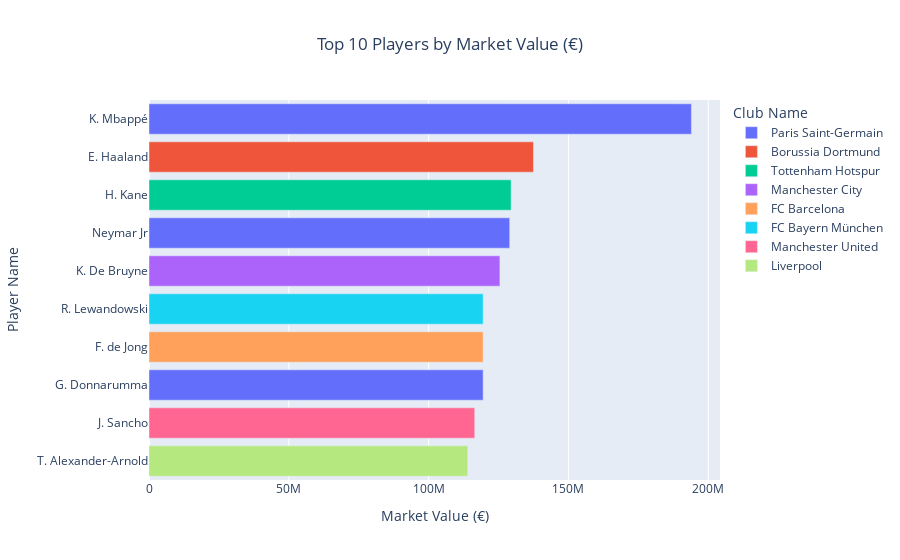

Here is the notebook cell this chart was saved with:
### Markdown cell above
Top most valuable players in the dataset

### Code cell
# Assuming df is your DataFrame, sort the players by value_eur and select the top 10
top_players = df.sort_values(by='value_eur', ascending=False).head(10)

# Plot using Plotly
fig = px.bar(
    top_players, 
    x='value_eur', 
    y='short_name', 
    color='club_name',
    orientation='h',
    title='Top 10 Players by Market Value (€)',
    labels={'value_eur': 'Market Value (€)', 'short_name': 'Player Name', 'club_name': 'Club Name'},
    color_continuous_scale='Magma'
)

# Update layout for better readability
fig.update_layout(
    xaxis_title="Market Value (€)",
    yaxis_title="Player Name",
    title_x=0.5,
    yaxis=dict(categoryorder='total ascending')
)

# Show the plot
fig.show()

### Figure 1 — Plotly figure (JSON) as saved in the notebook; plotly's stock layout.template omitted (floating-point values rounded to 4 significant figures)
{"data": [{"alignmentgroup": "True", "hovertemplate": "Club Name=Paris Saint-Germain<br>Market Value (€)=%{x}<br>Player Name=%{y}<extra></extra>", "legendgroup": "Paris Saint-Germain", "marker": {"color": "#636efa", "pattern": {"shape": ""}}, "name": "Paris Saint-Germain", "offsetgroup": "Paris Saint-Germain", "orientation": "h", "showlegend": true, "textposition": "auto", "type": "bar", "x": [194000000, 129000000, 119500000], "xaxis": "x", "y": ["K. Mbappé", "Neymar Jr", "G. Donnarumma"], "yaxis": "y"}, {"alignmentgroup": "True", "hovertemplate": "Club Name=Borussia Dortmund<br>Market Value (€)=%{x}<br>Player Name=%{y}<extra></extra>", "legendgroup": "Borussia Dortmund", "marker": {"color": "#EF553B", "pattern": {"shape": ""}}, "name": "Borussia Dortmund", "offsetgroup": "Borussia Dortmund", "orientation": "h", "showlegend": true, "textposition": "auto", "type": "bar", "x": [137500000], "xaxis": "x", "y": ["E. Haaland"], "yaxis": "y"}, {"alignmentgroup": "True", "hovertemplate": "Club Name=Tottenham Hotspur<br>Market Value (€)=%{x}<br>Player Name=%{y}<extra></extra>", "legendgroup": "Tottenham Hotspur", "marker": {"color": "#00cc96", "pattern": {"shape": ""}}, "name": "Tottenham Hotspur", "offsetgroup": "Tottenham Hotspur", "orientation": "h", "showlegend": true, "textposition": "auto", "type": "bar", "x": [129500000], "xaxis": "x", "y": ["H. Kane"], "yaxis": "y"}, {"alignmentgroup": "True", "hovertemplate": "Club Name=Manchester City<br>Market Value (€)=%{x}<br>Player Name=%{y}<extra></extra>", "legendgroup": "Manchester City", "marker": {"color": "#ab63fa", "pattern": {"shape": ""}}, "name": "Manchester City", "offsetgroup": "Manchester City", "orientation": "h", "showlegend": true, "textposition": "auto", "type": "bar", "x": [125500000], "xaxis": "x", "y": ["K. De Bruyne"], "yaxis": "y"}, {"alignmentgroup": "True", "hovertemplate": "Club Name=FC Barcelona<br>Market Value (€)=%{x}<br>Player Name=%{y}<extra></extra>", "legendgroup": "FC Barcelona", "marker": {"color": "#FFA15A", "pattern": {"shape": ""}}, "name": "FC Barcelona", "offsetgroup": "FC Barcelona", "orientation": "h", "showlegend": true, "textposition": "auto", "type": "bar", "x": [119500000], "xaxis": "x", "y": ["F. de Jong"], "yaxis": "y"}, {"alignmentgroup": "True", "hovertemplate": "Club Name=FC Bayern München<br>Market Value (€)=%{x}<br>Player Name=%{y}<extra></extra>", "legendgroup": "FC Bayern München", "marker": {"color": "#19d3f3", "pattern": {"shape": ""}}, "name": "FC Bayern München", "offsetgroup": "FC Bayern München", "orientation": "h", "showlegend": true, "textposition": "auto", "type": "bar", "x": [119500000], "xaxis": "x", "y": ["R. Lewandowski"], "yaxis": "y"}, {"alignmentgroup": "True", "hovertemplate": "Club Name=Manchester United<br>Market Value (€)=%{x}<br>Player Name=%{y}<extra></extra>", "legendgroup": "Manchester United", "marker": {"color": "#FF6692", "pattern": {"shape": ""}}, "name": "Manchester United", "offsetgroup": "Manchester United", "orientation": "h", "showlegend": true, "textposition": "auto", "type": "bar", "x": [116500000], "xaxis": "x", "y": ["J. Sancho"], "yaxis": "y"}, {"alignmentgroup": "True", "hovertemplate": "Club Name=Liverpool<br>Market Value (€)=%{x}<br>Player Name=%{y}<extra></extra>", "legendgroup": "Liverpool", "marker": {"color": "#B6E880", "pattern": {"shape": ""}}, "name": "Liverpool", "offsetgroup": "Liverpool", "orientation": "h", "showlegend": true, "textposition": "auto", "type": "bar", "x": [114000000], "xaxis": "x", "y": ["T. Alexander-Arnold"], "yaxis": "y"}], "layout": {"barmode": "relative", "legend": {"title": {"text": "Club Name"}, "tracegroupgap": 0}, "title": {"text": "Top 10 Players by Market Value (€)", "x": 0.5}, "xaxis": {"anchor": "y", "domain": [0, 1], "title": {"text": "Market Value (€)"}}, "yaxis": {"anchor": "x", "categoryorder": "total ascending", "domain": [0, 1], "title": {"text": "Player Name"}}}}
